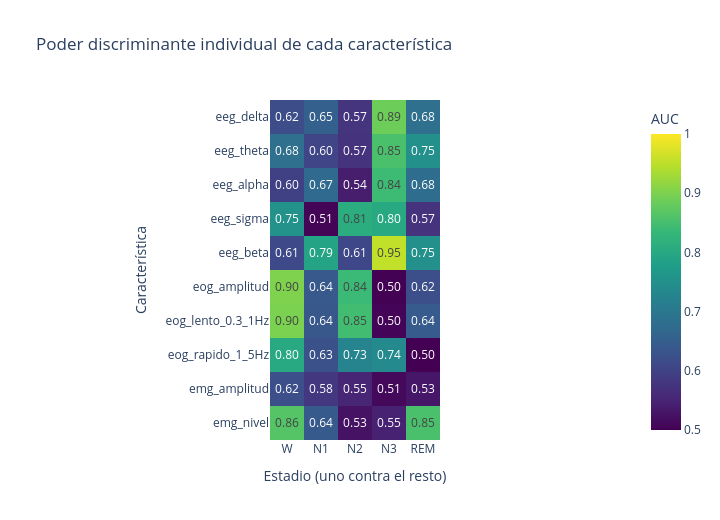

Write notebook code for a chart like this one.
### Code cell
def auc(positivos, negativos):
    """AUC vía rangos (equivalente al estadístico de Mann-Whitney), sin dependencias extra.

    Se devuelve max(auc, 1-auc): interesa la magnitud de la separación, no su signo.
    """
    positivos = np.asarray(positivos)[~np.isnan(positivos)]
    negativos = np.asarray(negativos)[~np.isnan(negativos)]
    if len(positivos) < 10 or len(negativos) < 10:
        return np.nan
    rangos = rankdata(np.r_[positivos, negativos])
    a = (rangos[:len(positivos)].sum() - len(positivos) * (len(positivos) + 1) / 2) / (len(positivos) * len(negativos))
    return max(a, 1 - a)


columnas = [c for c in rasgos.columns if c.startswith(("eeg_", "eog_", "emg_"))]
tabla_auc = pd.DataFrame(
    {etapa: {c: auc(rasgos.loc[rasgos["etapa"] == etapa, c], rasgos.loc[rasgos["etapa"] != etapa, c])
             for c in columnas} for etapa in ORDEN}
).round(3)

fig = px.imshow(tabla_auc, text_auto=".2f", color_continuous_scale="Viridis", zmin=0.5, zmax=1.0,
                labels={"x": "Estadio (uno contra el resto)", "y": "Característica", "color": "AUC"},
                title="Poder discriminante individual de cada característica")
fig.update_layout(width=720, height=520)
fig.show()

### Figure 1 — Plotly figure (JSON) as saved in the notebook; plotly's stock layout.template omitted (floating-point values rounded to 4 significant figures)
{"data": [{"coloraxis": "coloraxis", "hovertemplate": "Estadio (uno contra el resto): %{x}<br>Característica: %{y}<br>AUC: %{z}<extra></extra>", "name": "0", "texttemplate": "%{z:.2f}", "type": "heatmap", "x": ["W", "N1", "N2", "N3", "REM"], "xaxis": "x", "y": ["eeg_delta", "eeg_theta", "eeg_alpha", "eeg_sigma", "eeg_beta", "eog_amplitud", "eog_lento_0.3_1Hz", "eog_rapido_1_5Hz", "emg_amplitud", "emg_nivel"], "yaxis": "y", "z": [[0.618, 0.652, 0.575, 0.887, 0.683], [0.683, 0.605, 0.574, 0.855, 0.75], [0.598, 0.67, 0.54, 0.841, 0.678], [0.754, 0.505, 0.81, 0.802, 0.574], [0.612, 0.791, 0.609, 0.954, 0.75], [0.902, 0.64, 0.839, 0.502, 0.621], [0.899, 0.636, 0.846, 0.504, 0.643], [0.803, 0.625, 0.726, 0.738, 0.5], [0.621, 0.583, 0.552, 0.511, 0.532], [0.864, 0.642, 0.525, 0.546, 0.854]]}], "layout": {"coloraxis": {"cmax": 1.0, "cmin": 0.5, "colorbar": {"title": {"text": "AUC"}}, "colorscale": [[0.0, "#440154"], [0.1111, "#482878"], [0.2222, "#3e4989"], [0.3333, "#31688e"], [0.4444, "#26828e"], [0.5556, "#1f9e89"], [0.6667, "#35b779"], [0.7778, "#6ece58"], [0.8889, "#b5de2b"], [1.0, "#fde725"]]}, "height": 520, "title": {"text": "Poder discriminante individual de cada característica"}, "width": 720, "xaxis": {"anchor": "y", "constrain": "domain", "domain": [0.0, 1.0], "scaleanchor": "y", "title": {"text": "Estadio (uno contra el resto)"}}, "yaxis": {"anchor": "x", "autorange": "reversed", "constrain": "domain", "domain": [0.0, 1.0], "title": {"text": "Característica"}}}}
